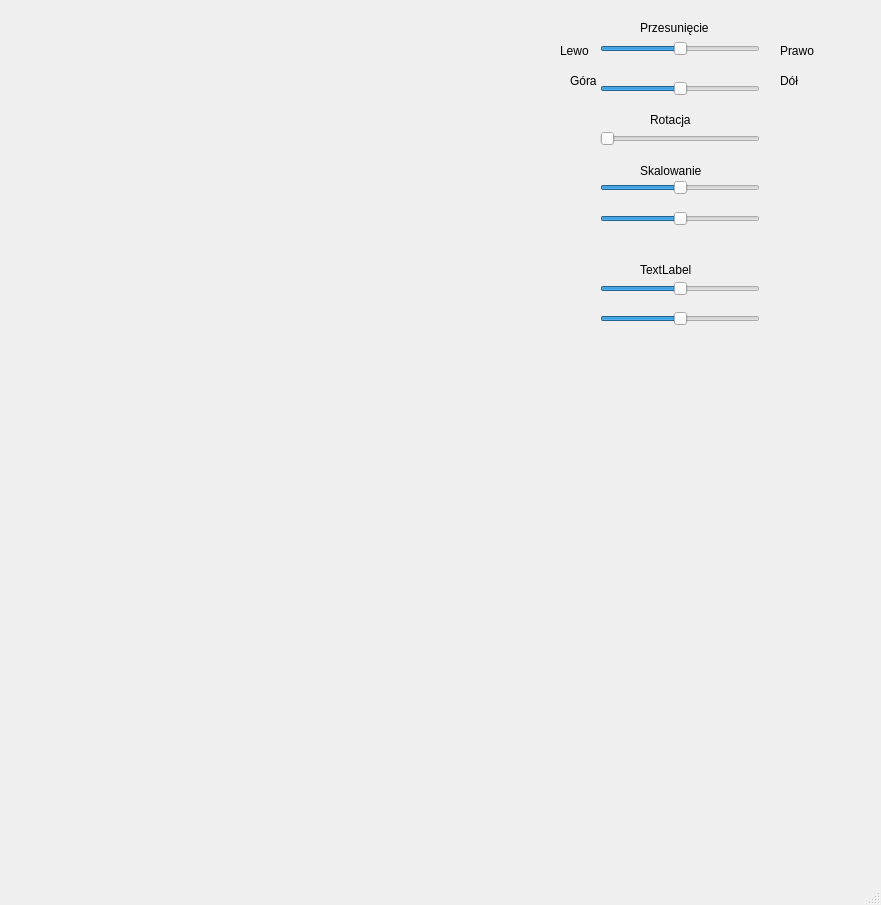
<?xml version="1.0" encoding="UTF-8"?>
<ui version="4.0">
 <class>MainWindow</class>
 <widget class="QMainWindow" name="MainWindow">
  <property name="geometry">
   <rect>
    <x>0</x>
    <y>0</y>
    <width>881</width>
    <height>905</height>
   </rect>
  </property>
  <property name="windowTitle">
   <string>MainWindow</string>
  </property>
  <widget class="QWidget" name="centralwidget">
   <widget class="QLabel" name="label_6">
    <property name="geometry">
     <rect>
      <x>650</x>
      <y>110</y>
      <width>63</width>
      <height>20</height>
     </rect>
    </property>
    <property name="text">
     <string>Rotacja</string>
    </property>
   </widget>
   <widget class="QLabel" name="label_3">
    <property name="geometry">
     <rect>
      <x>780</x>
      <y>40</y>
      <width>41</width>
      <height>21</height>
     </rect>
    </property>
    <property name="text">
     <string>Prawo</string>
    </property>
   </widget>
   <widget class="QLabel" name="label_8">
    <property name="geometry">
     <rect>
      <x>640</x>
      <y>260</y>
      <width>63</width>
      <height>20</height>
     </rect>
    </property>
    <property name="text">
     <string>TextLabel</string>
    </property>
   </widget>
   <widget class="QLabel" name="label_2">
    <property name="geometry">
     <rect>
      <x>560</x>
      <y>40</y>
      <width>41</width>
      <height>21</height>
     </rect>
    </property>
    <property name="text">
     <string>Lewo</string>
    </property>
   </widget>
   <widget class="QLabel" name="label_4">
    <property name="geometry">
     <rect>
      <x>780</x>
      <y>70</y>
      <width>31</width>
      <height>21</height>
     </rect>
    </property>
    <property name="text">
     <string>Dół</string>
    </property>
   </widget>
   <widget class="QLabel" name="label_5">
    <property name="geometry">
     <rect>
      <x>640</x>
      <y>20</y>
      <width>151</width>
      <height>16</height>
     </rect>
    </property>
    <property name="text">
     <string>Przesunięcie</string>
    </property>
   </widget>
   <widget class="QSlider" name="Skalownie">
    <property name="geometry">
     <rect>
      <x>600</x>
      <y>180</y>
      <width>160</width>
      <height>16</height>
     </rect>
    </property>
    <property name="value">
     <number>50</number>
    </property>
    <property name="orientation">
     <enum>Qt::Horizontal</enum>
    </property>
   </widget>
   <widget class="QLabel" name="label_7">
    <property name="geometry">
     <rect>
      <x>570</x>
      <y>70</y>
      <width>31</width>
      <height>21</height>
     </rect>
    </property>
    <property name="text">
     <string>Góra</string>
    </property>
   </widget>
   <widget class="QLabel" name="label_9">
    <property name="geometry">
     <rect>
      <x>640</x>
      <y>160</y>
      <width>81</width>
      <height>21</height>
     </rect>
    </property>
    <property name="text">
     <string>Skalowanie</string>
    </property>
   </widget>
   <widget class="QSlider" name="horizontalSlider_6">
    <property name="geometry">
     <rect>
      <x>600</x>
      <y>280</y>
      <width>160</width>
      <height>18</height>
     </rect>
    </property>
    <property name="value">
     <number>50</number>
    </property>
    <property name="orientation">
     <enum>Qt::Horizontal</enum>
    </property>
   </widget>
   <widget class="QSlider" name="LewoPrawo">
    <property name="geometry">
     <rect>
      <x>600</x>
      <y>40</y>
      <width>160</width>
      <height>18</height>
     </rect>
    </property>
    <property name="maximum">
     <number>544</number>
    </property>
    <property name="value">
     <number>272</number>
    </property>
    <property name="orientation">
     <enum>Qt::Horizontal</enum>
    </property>
   </widget>
   <widget class="QSlider" name="GoraDol">
    <property name="geometry">
     <rect>
      <x>600</x>
      <y>80</y>
      <width>160</width>
      <height>18</height>
     </rect>
    </property>
    <property name="maximum">
     <number>676</number>
    </property>
    <property name="value">
     <number>338</number>
    </property>
    <property name="sliderPosition">
     <number>338</number>
    </property>
    <property name="orientation">
     <enum>Qt::Horizontal</enum>
    </property>
   </widget>
   <widget class="QSlider" name="Rotacja">
    <property name="geometry">
     <rect>
      <x>600</x>
      <y>130</y>
      <width>160</width>
      <height>18</height>
     </rect>
    </property>
    <property name="maximum">
     <number>360</number>
    </property>
    <property name="orientation">
     <enum>Qt::Horizontal</enum>
    </property>
   </widget>
   <widget class="QSlider" name="Skalowanie2">
    <property name="geometry">
     <rect>
      <x>600</x>
      <y>210</y>
      <width>160</width>
      <height>18</height>
     </rect>
    </property>
    <property name="value">
     <number>50</number>
    </property>
    <property name="orientation">
     <enum>Qt::Horizontal</enum>
    </property>
   </widget>
   <widget class="QSlider" name="horizontalSlider_7">
    <property name="geometry">
     <rect>
      <x>600</x>
      <y>310</y>
      <width>160</width>
      <height>18</height>
     </rect>
    </property>
    <property name="value">
     <number>50</number>
    </property>
    <property name="orientation">
     <enum>Qt::Horizontal</enum>
    </property>
   </widget>
  </widget>
  <widget class="QMenuBar" name="menubar">
   <property name="geometry">
    <rect>
     <x>0</x>
     <y>0</y>
     <width>881</width>
     <height>25</height>
    </rect>
   </property>
  </widget>
  <widget class="QStatusBar" name="statusbar"/>
 </widget>
 <resources/>
 <connections/>
</ui>
